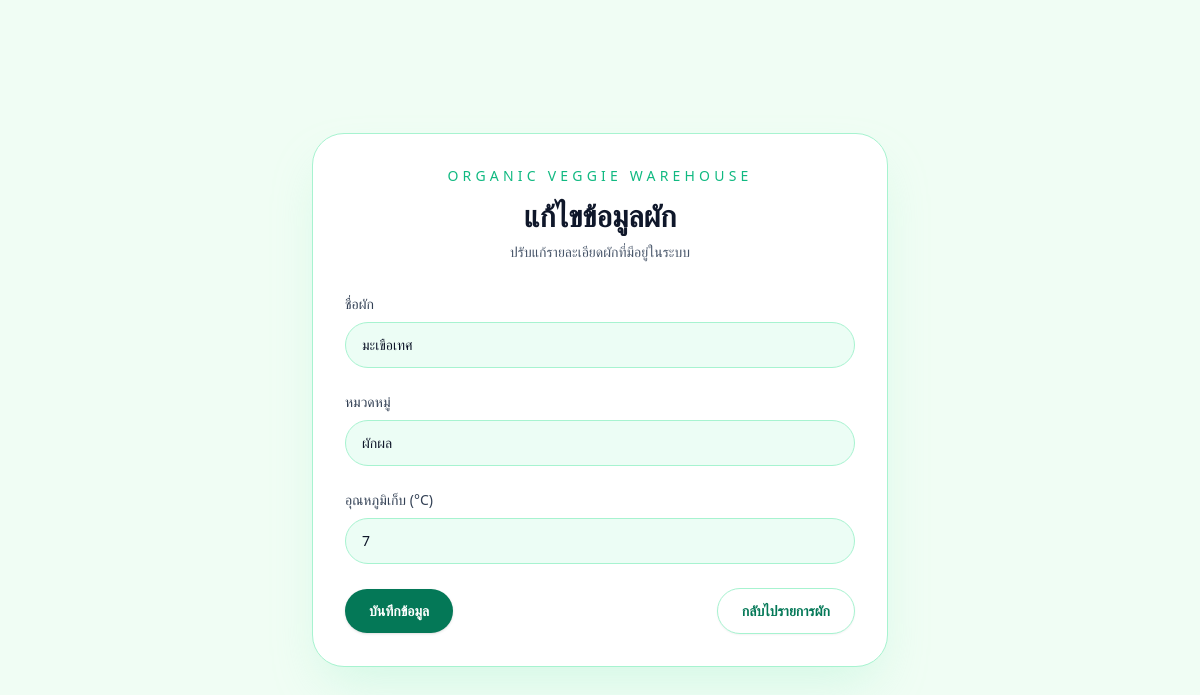
Page /vegetables/edit/2 on the committed database.
### tables this page shows
CREATE TABLE Vegetables (
    veg_id INTEGER PRIMARY KEY,
    veg_name TEXT NOT NULL,
    category TEXT,
    storage_temp TEXT
);

### app.py (the view, shortened to what this page needs)
@app.route('/vegetables/edit/<int:id>', methods=['GET', 'POST'])
def edit_vegetable(id):
    conn = get_db()
    cur = conn.cursor()
    cur.execute("SELECT * FROM Vegetables WHERE veg_id=?", (id,))
    veggie = cur.fetchone()
    conn.close()
    return render_template('edit_vegetable.html', veggie=veggie)

### app.py (called while the page is built)
def get_db():
    conn = sqlite3.connect(DATABASE)
    conn.row_factory = sqlite3.Row
    return conn

### templates/edit_vegetable.html (shortened to what this page needs)
<!DOCTYPE html>
<html lang="th">
<head>
    <script src="https://cdn.tailwindcss.com"></script>
</head>
<body class="min-h-screen bg-green-50 text-slate-800">
    <div class="flex min-h-screen items-center justify-center px-4 py-10">
        <div class="w-full max-w-xl rounded-[32px] border border-emerald-200 bg-white p-8 shadow-2xl shadow-emerald-200/40">
            <div class="mb-8 text-center">
                <p class="text-sm uppercase tracking-[0.3em] text-emerald-500">Organic Veggie Warehouse</p>
                <h1 class="mt-3 text-3xl font-semibold text-slate-900">แก้ไขข้อมูลผัก</h1>
                <p class="mt-2 text-sm text-slate-600">ปรับแก้รายละเอียดผักที่มีอยู่ในระบบ</p>
            </div>
            <form method="post" class="space-y-6">
                <div>
                    <label for="veg_name" class="mb-2 block text-sm font-medium text-slate-700">ชื่อผัก</label>
                    <input id="veg_name" name="veg_name" type="text" required
                        class="w-full rounded-3xl border border-emerald-200 bg-emerald-50 px-4 py-3 text-sm text-slate-900 outline-none transition focus:border-emerald-400 focus:ring-4 focus:ring-emerald-100" value="{{ veggie[1] }}">
                </div>
                <div>
                    <label for="category" class="mb-2 block text-sm font-medium text-slate-700">หมวดหมู่</label>
                    <input id="category" name="category" type="text"
                        class="w-full rounded-3xl border border-emerald-200 bg-emerald-50 px-4 py-3 text-sm text-slate-900 outline-none transition focus:border-emerald-400 focus:ring-4 focus:ring-emerald-100" value="{{ veggie[2] }}">
                </div>
                <div>
                    <label for="storage_temp" class="mb-2 block text-sm font-medium text-slate-700">อุณหภูมิเก็บ (°C)</label>
                    <input id="storage_temp" name="storage_temp" type="number" step="0.1"
                        class="w-full rounded-3xl border border-emerald-200 bg-emerald-50 px-4 py-3 text-sm text-slate-900 outline-none transition focus:border-emerald-400 focus:ring-4 focus:ring-emerald-100" value="{{ veggie[3] }}">
                </div>
                <div class="flex flex-col gap-3 sm:flex-row sm:items-center sm:justify-between">
                    <button type="submit" class="inline-flex w-full items-center justify-center rounded-full bg-emerald-700 px-6 py-3 text-sm font-semibold text-white shadow hover:bg-emerald-600 transition sm:w-auto">บันทึกข้อมูล</button>
                    <a href="{{ url_for('vegetables') }}" class="inline-flex w-full items-center justify-center rounded-full border border-emerald-200 bg-white px-6 py-3 text-sm font-semibold text-emerald-700 shadow-sm hover:bg-emerald-50 transition sm:w-auto">กลับไปรายการผัก</a>
                </div>
            </form>
        </div>
    </div>
</body>
</html>

### rows in the picture
Vegetables: veg_name "มะเขือเทศ", category "ผักผล", storage_temp "7"
